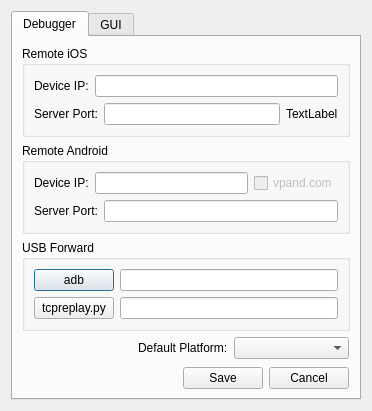
<?xml version="1.0" encoding="UTF-8"?>
<ui version="4.0">
 <class>SettingsDialog</class>
 <widget class="QDialog" name="SettingsDialog">
  <property name="geometry">
   <rect>
    <x>0</x>
    <y>0</y>
    <width>372</width>
    <height>379</height>
   </rect>
  </property>
  <property name="sizePolicy">
   <sizepolicy hsizetype="Expanding" vsizetype="Expanding">
    <horstretch>0</horstretch>
    <verstretch>0</verstretch>
   </sizepolicy>
  </property>
  <property name="windowTitle">
   <string>Settings</string>
  </property>
  <property name="windowIcon">
   <iconset resource="../../resource.qrc">
    <normaloff>:/icons/images/settings.png</normaloff>:/icons/images/settings.png</iconset>
  </property>
  <property name="autoFillBackground">
   <bool>true</bool>
  </property>
  <layout class="QGridLayout" name="gridLayout">
   <item row="0" column="0">
    <widget class="QTabWidget" name="tabWidget">
     <property name="autoFillBackground">
      <bool>true</bool>
     </property>
     <property name="currentIndex">
      <number>0</number>
     </property>
     <property name="tabsClosable">
      <bool>false</bool>
     </property>
     <widget class="QWidget" name="tabDebugger">
      <attribute name="title">
       <string>Debugger</string>
      </attribute>
      <layout class="QVBoxLayout" name="verticalLayout_4" stretch="0,0,0,1,0,1">
       <item>
        <widget class="QGroupBox" name="groupBox">
         <property name="title">
          <string>Remote iOS</string>
         </property>
         <layout class="QVBoxLayout" name="verticalLayout">
          <item>
           <layout class="QHBoxLayout" name="horizontalLayout_3">
            <item>
             <widget class="QLabel" name="label">
              <property name="text">
               <string>Device IP:</string>
              </property>
             </widget>
            </item>
            <item>
             <widget class="QLineEdit" name="lineEditIOSIP"/>
            </item>
           </layout>
          </item>
          <item>
           <layout class="QHBoxLayout" name="horizontalLayout_4">
            <item>
             <widget class="QLabel" name="label_2">
              <property name="text">
               <string>Server Port:</string>
              </property>
             </widget>
            </item>
            <item>
             <widget class="QLineEdit" name="lineEditIOSPort"/>
            </item>
            <item>
             <widget class="QLabel" name="labelDbgsvrPort">
              <property name="toolTip">
               <string>The remote debugserver port.</string>
              </property>
              <property name="text">
               <string>TextLabel</string>
              </property>
             </widget>
            </item>
           </layout>
          </item>
         </layout>
        </widget>
       </item>
       <item>
        <widget class="QGroupBox" name="groupBox_2">
         <property name="title">
          <string>Remote Android</string>
         </property>
         <layout class="QVBoxLayout" name="verticalLayout_2">
          <item>
           <layout class="QHBoxLayout" name="horizontalLayout_5">
            <item>
             <widget class="QLabel" name="label_3">
              <property name="text">
               <string>Device IP:</string>
              </property>
             </widget>
            </item>
            <item>
             <widget class="QLineEdit" name="lineEditAndroidIP"/>
            </item>
            <item>
             <widget class="QCheckBox" name="checkBoxCloud">
              <property name="enabled">
               <bool>false</bool>
              </property>
              <property name="text">
               <string>vpand.com</string>
              </property>
             </widget>
            </item>
           </layout>
          </item>
          <item>
           <layout class="QHBoxLayout" name="horizontalLayout_6">
            <item>
             <widget class="QLabel" name="label_4">
              <property name="text">
               <string>Server Port:</string>
              </property>
             </widget>
            </item>
            <item>
             <widget class="QLineEdit" name="lineEditAndroidPort"/>
            </item>
           </layout>
          </item>
         </layout>
        </widget>
       </item>
       <item>
        <widget class="QGroupBox" name="groupBox_3">
         <property name="title">
          <string>USB Forward</string>
         </property>
         <layout class="QVBoxLayout" name="verticalLayout_3">
          <item>
           <layout class="QHBoxLayout" name="horizontalLayout_7">
            <item>
             <widget class="QPushButton" name="pushButtonADB">
              <property name="toolTip">
               <string>Android adb path.</string>
              </property>
              <property name="text">
               <string>adb</string>
              </property>
             </widget>
            </item>
            <item>
             <widget class="QLineEdit" name="lineEditADB"/>
            </item>
           </layout>
          </item>
          <item>
           <layout class="QHBoxLayout" name="horizontalLayout_8">
            <item>
             <widget class="QPushButton" name="pushButtonMux">
              <property name="toolTip">
               <string>The usbmuxd python client.</string>
              </property>
              <property name="text">
               <string>tcpreplay.py</string>
              </property>
             </widget>
            </item>
            <item>
             <widget class="QLineEdit" name="lineEditMux"/>
            </item>
           </layout>
          </item>
         </layout>
        </widget>
       </item>
       <item>
        <layout class="QHBoxLayout" name="horizontalLayout_2" stretch="1,0,1,0">
         <item>
          <spacer name="horizontalSpacer">
           <property name="orientation">
            <enum>Qt::Horizontal</enum>
           </property>
           <property name="sizeHint" stdset="0">
            <size>
             <width>40</width>
             <height>20</height>
            </size>
           </property>
          </spacer>
         </item>
         <item>
          <widget class="QLabel" name="label_5">
           <property name="text">
            <string>Default Platform:</string>
           </property>
          </widget>
         </item>
         <item>
          <widget class="QComboBox" name="comboBoxDefPlatform"/>
         </item>
         <item>
          <spacer name="horizontalSpacer_3">
           <property name="orientation">
            <enum>Qt::Horizontal</enum>
           </property>
           <property name="sizeHint" stdset="0">
            <size>
             <width>1</width>
             <height>20</height>
            </size>
           </property>
          </spacer>
         </item>
        </layout>
       </item>
       <item>
        <spacer name="verticalSpacer">
         <property name="orientation">
          <enum>Qt::Vertical</enum>
         </property>
         <property name="sizeHint" stdset="0">
          <size>
           <width>20</width>
           <height>2</height>
          </size>
         </property>
        </spacer>
       </item>
       <item>
        <layout class="QHBoxLayout" name="horizontalLayout" stretch="1,0,0,0">
         <item>
          <spacer name="horizontalSpacerSaveCancel">
           <property name="orientation">
            <enum>Qt::Horizontal</enum>
           </property>
           <property name="sizeHint" stdset="0">
            <size>
             <width>40</width>
             <height>20</height>
            </size>
           </property>
          </spacer>
         </item>
         <item>
          <widget class="QPushButton" name="btnSave">
           <property name="text">
            <string>Save</string>
           </property>
           <property name="default">
            <bool>true</bool>
           </property>
          </widget>
         </item>
         <item>
          <widget class="QPushButton" name="btnCancel">
           <property name="text">
            <string>Cancel</string>
           </property>
          </widget>
         </item>
         <item>
          <spacer name="horizontalSpacer_2">
           <property name="orientation">
            <enum>Qt::Horizontal</enum>
           </property>
           <property name="sizeHint" stdset="0">
            <size>
             <width>1</width>
             <height>20</height>
            </size>
           </property>
          </spacer>
         </item>
        </layout>
       </item>
      </layout>
     </widget>
     <widget class="QWidget" name="tabGui">
      <attribute name="title">
       <string>GUI</string>
      </attribute>
      <layout class="QVBoxLayout" name="verticalLayout_11">
       <item>
        <widget class="QCheckBox" name="chkFpuRegistersLittleEndian">
         <property name="sizePolicy">
          <sizepolicy hsizetype="Preferred" vsizetype="Fixed">
           <horstretch>0</horstretch>
           <verstretch>0</verstretch>
          </sizepolicy>
         </property>
         <property name="text">
          <string>Show FPU registers as little endian</string>
         </property>
        </widget>
       </item>
       <item>
        <widget class="QCheckBox" name="chkSaveColumnOrder">
         <property name="text">
          <string>Save GUI layout and column orders</string>
         </property>
        </widget>
       </item>
       <item>
        <widget class="QCheckBox" name="chkNoCloseDialog">
         <property name="text">
          <string>Don't show close dialog</string>
         </property>
        </widget>
       </item>
       <item>
        <widget class="QCheckBox" name="chkPidTidInHex">
         <property name="text">
          <string>Show PID/TID in HEX</string>
         </property>
        </widget>
       </item>
       <item>
        <widget class="QCheckBox" name="chkSaveLoadTabOrder">
         <property name="text">
          <string>Enable Load/Save Tab Order</string>
         </property>
        </widget>
       </item>
       <item>
        <widget class="QCheckBox" name="chkNoForegroundWindow">
         <property name="text">
          <string>Do not call SetForegroundWindow</string>
         </property>
        </widget>
       </item>
       <item>
        <widget class="QCheckBox" name="chkShowExitConfirmation">
         <property name="text">
          <string>Show exit confirmation dialog</string>
         </property>
        </widget>
       </item>
       <item>
        <widget class="QCheckBox" name="chkDisableAutoComplete">
         <property name="text">
          <string>Disable auto completion in goto dialog</string>
         </property>
        </widget>
       </item>
       <item>
        <widget class="QCheckBox" name="chkShowGraphRva">
         <property name="text">
          <string>Show RVA addresses in graph view</string>
         </property>
        </widget>
       </item>
       <item>
        <widget class="QCheckBox" name="chkGraphZoomMode">
         <property name="text">
          <string>Graph zoom mode</string>
         </property>
        </widget>
       </item>
       <item>
        <spacer name="verticalSpacerGUI">
         <property name="orientation">
          <enum>Qt::Vertical</enum>
         </property>
         <property name="sizeHint" stdset="0">
          <size>
           <width>20</width>
           <height>40</height>
          </size>
         </property>
        </spacer>
       </item>
      </layout>
     </widget>
    </widget>
   </item>
  </layout>
 </widget>
 <tabstops>
  <tabstop>tabWidget</tabstop>
  <tabstop>btnSave</tabstop>
  <tabstop>btnCancel</tabstop>
 </tabstops>
 <resources>
  <include location="../../resource.qrc"/>
 </resources>
 <connections>
  <connection>
   <sender>btnCancel</sender>
   <signal>clicked()</signal>
   <receiver>SettingsDialog</receiver>
   <slot>reject()</slot>
   <hints>
    <hint type="sourcelabel">
     <x>358</x>
     <y>252</y>
    </hint>
    <hint type="destinationlabel">
     <x>357</x>
     <y>236</y>
    </hint>
   </hints>
  </connection>
  <connection>
   <sender>btnSave</sender>
   <signal>clicked()</signal>
   <receiver>SettingsDialog</receiver>
   <slot>accept()</slot>
   <hints>
    <hint type="sourcelabel">
     <x>286</x>
     <y>250</y>
    </hint>
    <hint type="destinationlabel">
     <x>279</x>
     <y>236</y>
    </hint>
   </hints>
  </connection>
 </connections>
</ui>
